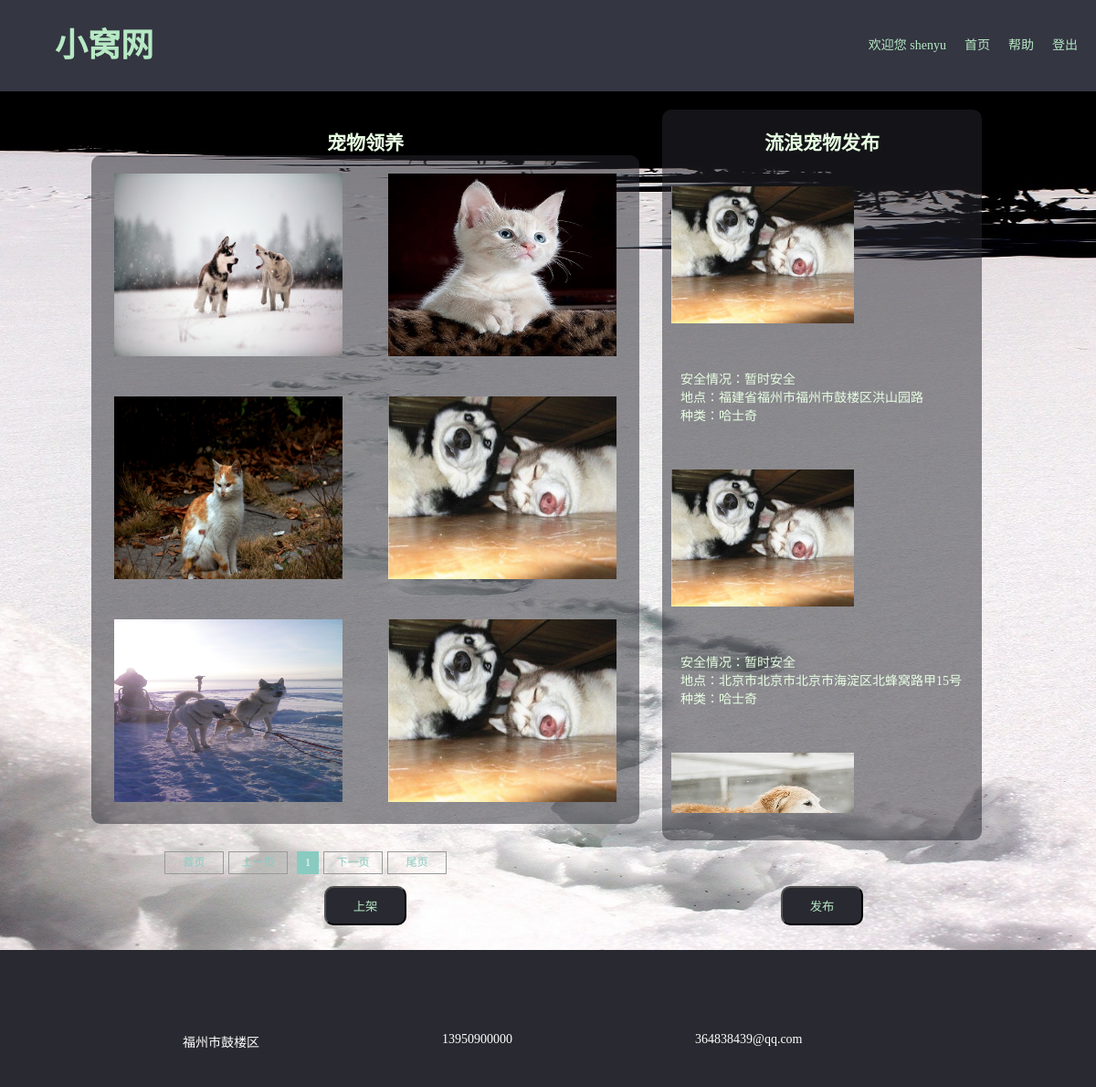
The app's page /test/pet-main.php (signed in) with its own data.
### tables this page shows
CREATE TABLE `home_pet` (
  `id` int(255) NOT NULL,
  `uid` int(255) NOT NULL,
  `bin_data` varchar(255) NOT NULL,
  `category` varchar(255) NOT NULL,
  `place` varchar(255) NOT NULL,
  `sex` varchar(255) NOT NULL,
  `age` int(255) NOT NULL,
  `vacc` varchar(255) NOT NULL,
  `message` varchar(255) NOT NULL
);

CREATE TABLE `stary_pet` (
  `id` int(255) NOT NULL,
  `uid` int(255) NOT NULL,
  `bin_data` varchar(255) NOT NULL,
  `category` varchar(255) NOT NULL,
  `place` varchar(255) NOT NULL,
  `safe` varchar(255) NOT NULL,
  `message` varchar(255) NOT NULL,
  `jing_du` double NOT NULL,
  `wei_du` double NOT NULL
);

### test/pet-main.php (the view, shortened to what this page needs)
<?php
		require_once 'include.php';
		$sql="select * from home_pet  order by id asc";
		$result=mysqli_query($link, $sql);
		if($result&&mysqli_num_rows($result))	{
			while($row=mysqli_fetch_assoc($result)){
				$data[]=$row;
			}
		}
		$sql1="select * from stary_pet order by id asc";
		$result1=mysqli_query($link, $sql1);
		if($result1&&mysqli_num_rows($result1))	{
			while($row1=mysqli_fetch_assoc($result1)){
				$data1[]=$row1;
			}
		}
?>
<!DOCTYPE html>
<html>
<head>
<link rel="stylesheet" type="text/css" href="css/main.css">
<link rel="stylesheet" type="text/css" href="css/pet-main.css">
<link rel="stylesheet" type="text/css" href="static/pageGroup.css">
</head>
<body>
	<div class="header">
		<div class="container">
			<div class="header-top">
				<div class="htitle"><h1><a href="#">小窝网</a></h1></div>
				<div class="hbtn">
					<ul>
					<li class="php">欢迎您<?php
					$uid=$_SESSION['uid'];
				if ($_SESSION['policy']==1){
					$htmlCode="<a href=\"personal/personal.php?id=$uid\">";
					echo $htmlCode;
				} else {
					$htmlCode="<a href=\"admin/admin.php\">";
					echo $htmlCode;
				}
					?> <?php echo $_SESSION['username']?></a>
					</li>
					<li><a href="index.php">首页</a></li>
					<li><a href="#">帮助</a></li>
					<li><a href="php/out.php">登出</a></li>
					</ul>
				</div>
			</div>
		</div>
	</div>
	<div class="content">
		<div class="cont-inner">
			<div class="cotinnerl">
				<div class="innerl-title">
					<h2>宠物领养</h2>
				</div>
				<div class="innerl-col">
				<ul class="news">
<?php
if(!empty($data)){
foreach($data as $value){
?>
					<li>
					<div class="innerl-main bd" >
						<img src="<?php echo $value['bin_data']?>"/></a>
					</div>
					</li>
<?php }}?>
				</ul>
				</div>
				<div class="page">
					<div id="pageGro" class="cb">
					    <div class="pagestart">首页</div>
						<div class="pageUp">上一页</div>
					    <div class="pageList">
					    </div>
					    <div class="pageDown">下一页</div>
					    <div class="pageend">尾页</div>
					</div>
				</div>
			</div>
			<div class="cotinnerr">
				<div class="innerr-title">
					<h2>流浪宠物发布</h2>
				</div>
				<div class="contr-inner">
<?php
	if(!empty($data1)){
	foreach($data1 as $value1){
?>
					<div class="innerr-main">
						<a href="staryPet-detail.php?id=<?php echo $value1['id']?>">
						<img src="<?php echo $value1['bin_data']?> "></a>
							<ul>
								<li>安全情况：<?php echo $value1['safe']?></li>
								<li>地点：<?php echo $value1['place']?></li>
								<li>种类：<?php echo $value1['category']?></li>
							</ul>
					</div>
<?php }}?>
				</div>
			</div>
			<div class="cot1-btn">
				<input type="button" class="button" value="上架" onclick="location.href='homePetSubmit.php'" />
			</div>
			<div class="cot2-btn">
				<input type="button" class="button" value="发布" onclick="location.href='staryPetSubmit.php'" />
			</div>
		</div>
	</div>
	<div class="footer">
		<div class="container">
			<ul>
				<li class="icon1">福州市鼓楼区</li>
				<li class="icon2">13950900000</li>
				<li class="icon3">364838439@qq.com</li>
			</ul>
		</div>
	</div>
</body>
</html>

### test/css/main.css (style rules this page uses)
a { text-decoration:none; }
li { list-style:none; }
* { margin:0px;padding:0px; font-family: "Microsoft Yahei"; }
body { font-size:14px;color:#333; }
.header .container .header-top { overflow:hidden; height:100px; margin:0px auto; background:#343642; color:#b7e9c4; }
.header .container .header-top h1 { font-family:"宋体"; line-height:100px; margin-left:60px; }
.header .container .header-top h1 a { font-size: 36px; font-family: inherit; color:#b7e9c4; }
.header .container .header-top li { float:left; line-height:100px; margin-right:20px; }
.header .container .header-top li a { color:#b7e9c4; }
.header .container .header-top .htitle { float:left; }
.header .container .header-top .hbtn { float:right; }
.footer { height:150px; background:#292931; color:#fff; overflow:hidden; }
.footer .container { width:1000px; margin:20px auto; overflow:hidden; }
.footer .container li { float:left; margin:0 100px; padding-top:70px; }
.button { background:#292931; padding:10px 30px; border-radius:10px; color:#b7e9c4; }

### test/css/pet-main.css (style rules this page uses)
body { background:#f7f7d0; }
.content { width:100%; overflow:hidden; background:url('../img/pet-main.jpg') top center no-repeat; }
.content .cont-inner { width:1000px; margin:20px auto; overflow:hidden; height: 900px; }
.content .cont-inner .cotinnerl { width:600px; display:block; height:850px; float:left; }
.content .cont-inner .cotinnerr { width:350px; height:800px; float:left; margin-left:25px; background:#bbe5fa; background-color:rgba(41,41,49,0.5); border-radius:10px; }
.content .cont-inner .cotinnerl .innerl-title { color:#e8ffe3; text-align:center; margin-top:20px; }
.content .cont-inner .cotinnerr .innerr-title { color:#e8ffe3; text-align:center; margin-top:20px; }
.content .cont-inner .cotinnerl .innerl-main { overflow:hidden; float:left; margin:20px 25px; position:relative; }
.content .cont-inner .cotinnerl .innerl-main img { width:250px; height:200px; }
.content .cont-inner .cotinnerr .innerr-main { height:200px; width:330px; margin:20px auto; }
.content .cont-inner .cotinnerr .innerr-main img { width:200px; height:150px; float:left; }
.content .cont-inner .cotinnerr .innerr-main ul { float:left; margin:50px 10px; color:#e8ffe3; }
.cot1-btn { width: 600px; float: left; text-align: center; }
.cot2-btn { float: left; margin-left: 25px; width: 350px; text-align: center; }
.contr-inner { height: 740px; }
.innerl-col { overflow: hidden; background-color: rgba(41,41,49,0.5); border-radius: 10px; height: 732px; }
.page { overflow: hidden; }

### test/static/pageGroup.css (style rules this page uses)
* { padding: 0px; margin: 0px; }
body { font-size: 14px; color: #000000; }
li { list-style: none; }
#pageGro { width:450px; height:25px; margin:0px auto; padding-top:30px;text-align: center; }
#pageGro div,#pageGro div ul li { font-size:12px; color:#89cbc1; line-height:23px; float:left; margin-left:5px; }
#pageGro .pageUp,#pageGro .pageDown,#pageGro .pagestart,#pageGro .pageend { width:63px; border:1px solid #999; cursor:pointer;text-align: center; }
.page { text-align: center; }

### records on screen
home_pet: bin_data (picture)
home_pet: bin_data (picture)
home_pet: bin_data (picture)
home_pet: bin_data (picture)
home_pet: bin_data (picture)
home_pet: bin_data (picture)
stary_pet: bin_data (picture), safe "暂时安全", place "福建省福州市福州市鼓楼区洪山园路", category "哈士奇"
stary_pet: bin_data (picture), safe "暂时安全", place "北京市北京市北京市海淀区北蜂窝路甲15号", category "哈士奇"
stary_pet: bin_data (picture)

### other values on screen
$_SESSION['username'] "shenyu"
